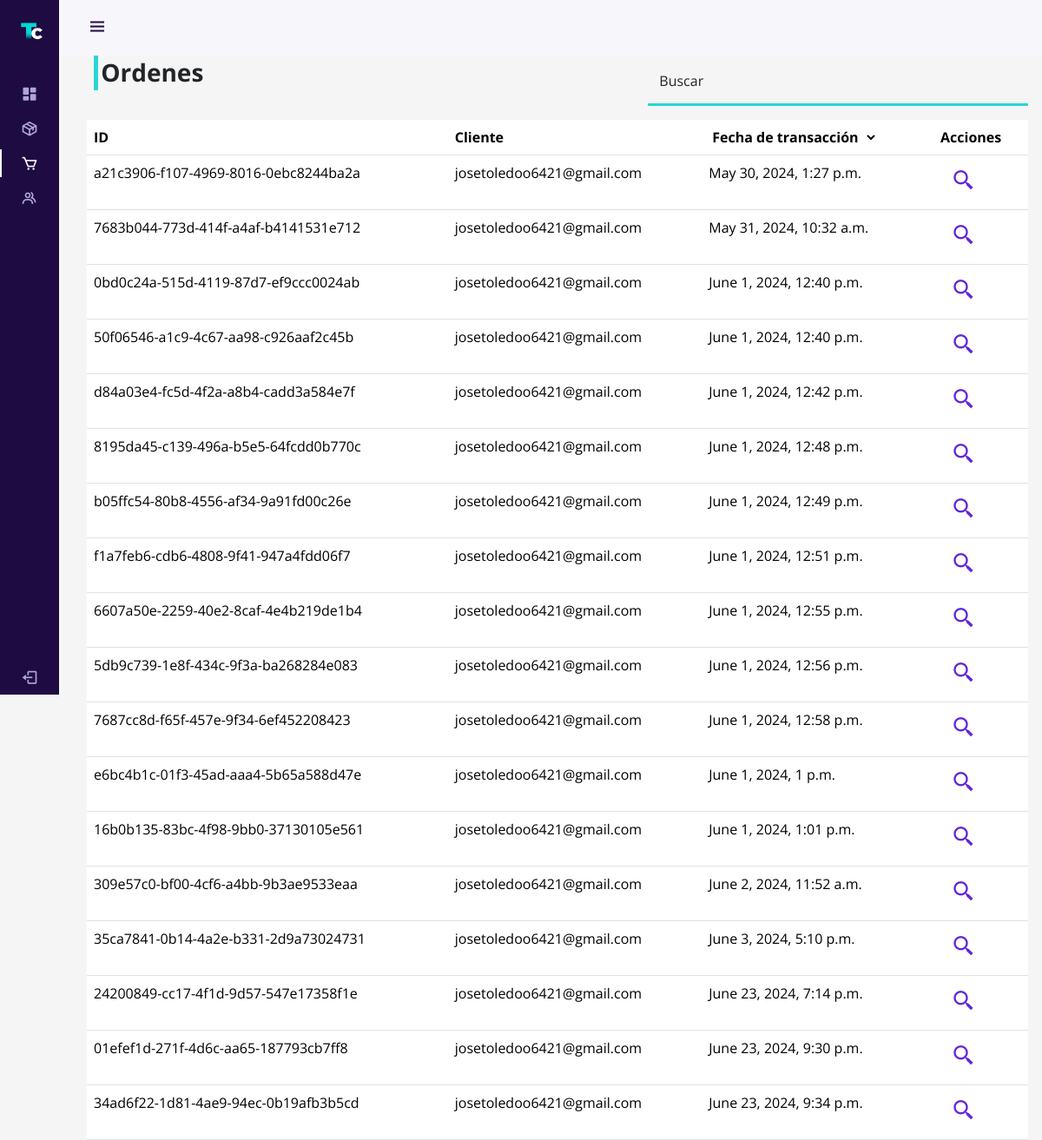
Before: /administration/orders/ (signed in) with the older database file.
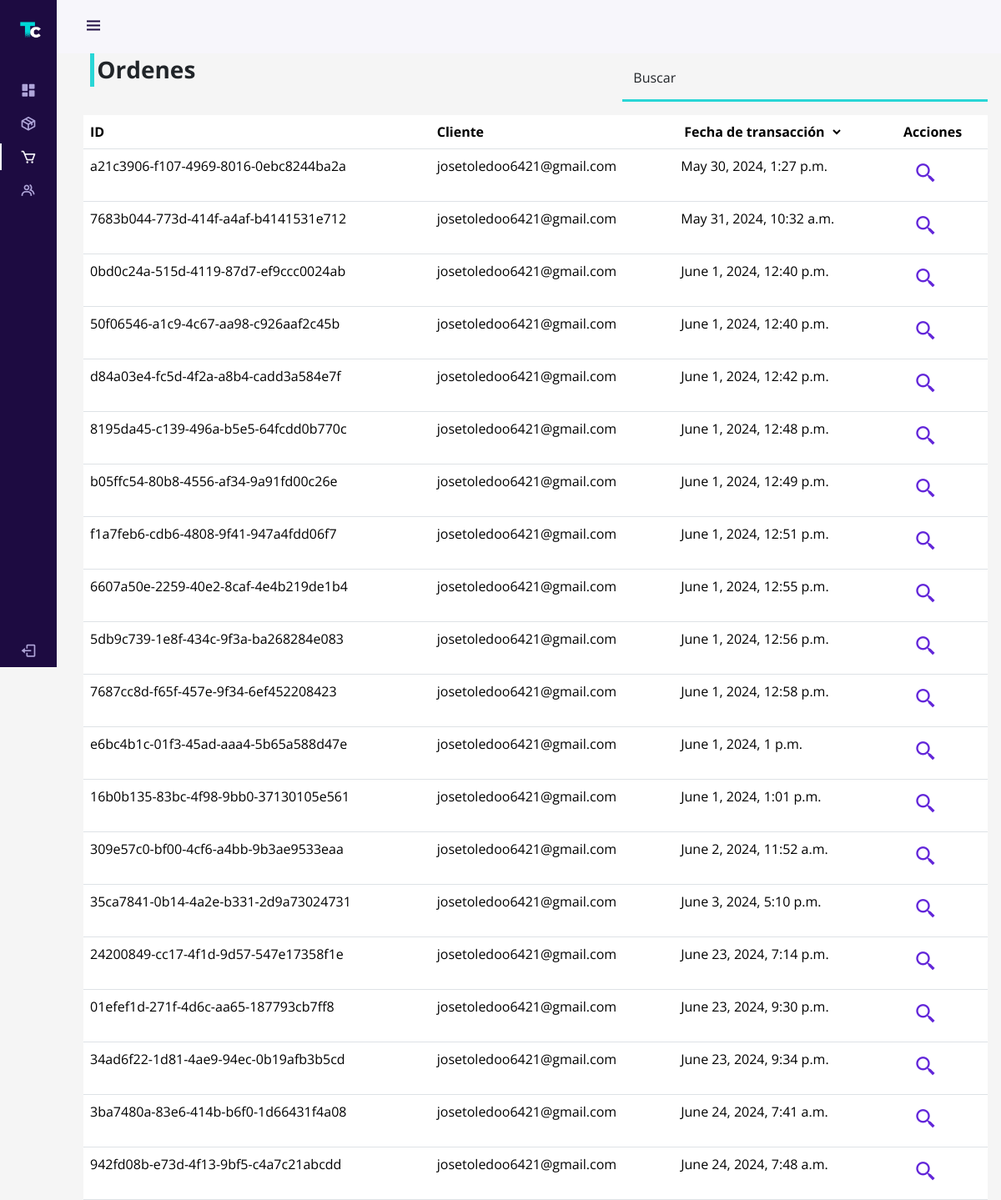
After: the same page with the newer database file.
### store/models.py (models this page shows, shortened)
class Recipe(models.Model):
    id = models.UUIDField(primary_key=True, default=uuid.uuid4, editable=False)
    client = models.ForeignKey(User, on_delete=models.CASCADE)
    created_at = models.DateTimeField(auto_now_add=True)
    complete = models.BooleanField(default=False)
    transaction_id = models.CharField(max_length=100, null=True)
    @property
    def get_cart_total(self):
        recipeDetails = self.recipedetails_set.all()
        total = sum([item.product.price * item.quantity for item in recipeDetails])
        return total
    @property
    def get_cart_items(self):
        recipeDetails = self.recipedetails_set.all()
        total = sum([item.quantity for item in recipeDetails])
        return total

### auth_user/models.py (models this page shows, shortened)
class User(AbstractBaseUser, PermissionsMixin):
    email = models.EmailField(unique=True)
    rut = models.CharField(max_length=12, unique=True, primary_key=True, verbose_name='RUT')
    first_name = models.CharField(max_length=30)
    last_name = models.CharField(max_length=30)
    is_staff = models.BooleanField(default=False)
    is_active = models.BooleanField(default=True)
    is_superuser = models.BooleanField(default=False)
    objects = CustomUserManager()
    USERNAME_FIELD = 'email'
    EMAIL_FIELD = 'email'
    REQUIRED_FIELDS = []
    class Meta:
        verbose_name = 'User'
        verbose_name_plural = 'Users'

### auth_user/views.py (the view)
# urls.py: path('administration/orders/', views.orders, name='dash-orders'),
@login_required
@permission_required('auth_user.view_user', raise_exception=True)
def orders(request):
    orders = Recipe.objects.filter(complete=True).all()
    orderByDate = request.GET.get('orderByDate')
    if orderByDate is not None:
        if orderByDate == 'asc':
            orders = orders.order_by('created_at')
        elif orderByDate == 'desc':
            orders = orders.order_by('-created_at')
    context = {'orders' : orders}
    return render(request, 'auth_user/admin/orders.html', context)

### store/views.py (called while the page is built)
def cart_data(request):
    if request.user.is_authenticated:
        recipe, created = Recipe.objects.get_or_create(client=request.user, complete=False)
        items = recipe.recipedetails_set.all()
        cartItems = recipe.get_cart_items
    else:
        items = []
        recipe = {'get_cart_total':0, 'get_cart_items':0}
        cartItems = recipe['get_cart_items']
    return {'cartItems': cartItems, 'items': items, 'recipe': recipe}

### auth_user/templates/auth_user/admin/orders.html (shortened to what this page needs)
{% extends "auth_user/admin/template.html" %}
{% load static %}
{%load humanize%}
{% block sources%}
<link rel="stylesheet" href="{% static 'css/auth.css'%}">
{% endblock sources%}
{% block content %}
<div class="row">
  <div class="col-md-7">
    <h5 class="product-header fw-bold fs-3">Ordenes</h5>
  </div>
  <div class="col-md-5">
    <div class="form-floating mb-3">
      <input type="text" class="form-control border-0 border-bottom rounded-0 bg-transparent" name="search" id="search" placeholder="name" required onkeyup="searchOrder()">
      <label for="name">Buscar</label>
  </div>
  </div>
</div>
<table class="table">
    <thead>
      <tr>
        <th scope="col">ID</th>
        <th scope="col">Cliente</th>
        <th scope="col">
          <form action="" method="get" id="orderForm">
          <select name="orderByDate" id="orderByDate" class="border-0 bg-transparent fw-bold">
            <option selected >Fecha de transacción</option>
          </select>
        </form></th>
        <th scope="col">Acciones</th>
      </tr>
    </thead>
    <tbody id="order-table">
    {% for u in orders %}
      <tr scope="row">
        <td>{{ u.id }}</td>
        <td>{{ u.client }}</td>
        <td>{{ u.created_at }}</td>
        <td><button type="button" class="btn" data-bs-toggle="modal" data-bs-target="#{{u.id}}modal">
          <i class='bx bx-search-alt-2 fs-3 color-secondary animate-spin'></i>
          </button></td>
      </tr>
    {% endfor %}
    </tbody>
  </table>
{% endblock content %}

Changed rows visible on the page:
now on this page (row edited): Recipe: id "3ba7480a-83e6-414b-b6f0-1d66431f4a08", client "josetoledoo6421@gmail.com", created_at "June 24, 2024, 7:41 a.m."
added Recipe: id "942fd08b-e73d-4f13-9bf5-c4a7c21abcdd", client "josetoledoo6421@gmail.com", created_at "June 24, 2024, 7:48 a.m."
